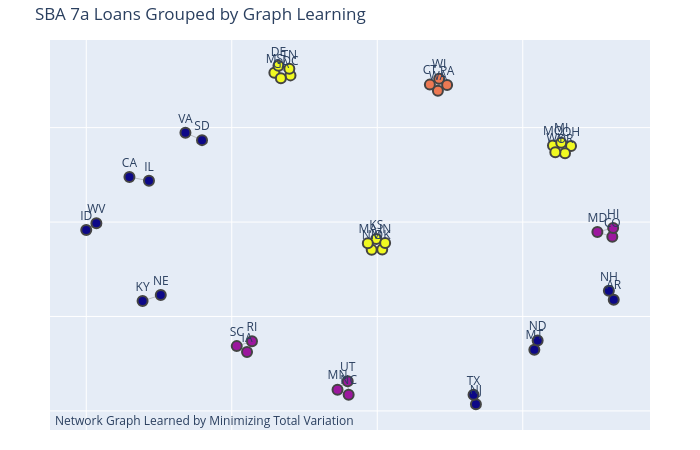

The notebook cell this image was saved under:
### Code cell
import networkx as nx
import plotly.graph_objects as go


# Get positions for the nodes using a layout algorithm (e.g., spring layout)
pos = nx.spring_layout(G)

# 2. Create Edges
# Add edges as disconnected lines in a single trace
edge_x = []
edge_y = []
for edge in G.edges():
    x0, y0 = pos[edge[0]]
    x1, y1 = pos[edge[1]]
    edge_x.append(x0)
    edge_x.append(x1)
    edge_x.append(None) # Separates lines to prevent connecting between distinct edges
    edge_y.append(y0)
    edge_y.append(y1)
    edge_y.append(None)

edge_trace = go.Scatter(
    x=edge_x, y=edge_y,
    line=dict(width=0.5, color='#888'),
    hoverinfo='none',
    mode='lines')

# 3. Create Nodes with Labels
node_x = []
node_y = []
node_labels = []
for node in G.nodes():
    x, y = pos[node]
    node_x.append(x)
    node_y.append(y)
    node_labels.append(f'{node}') # Example labels

node_trace = go.Scatter(
    x=node_x, y=node_y,
    mode='markers+text', # Add text to markers
    hoverinfo='text',
    text=node_labels, # Assign labels to text
    textposition="top center", # Position the labels
    marker=dict(
        showscale=False,
        size=10,
        color=[],
        line_width=2))

# Optional: Color nodes by degree
node_adjacencies = []
for node, adjacencies in enumerate(G.adjacency()):
    node_adjacencies.append(len(adjacencies[1]))
node_trace.marker.color = node_adjacencies

# 4. Create the Figure and set the height
fig = go.Figure(data=[edge_trace, node_trace],
                layout=go.Layout(
                    title='SBA 7a Loans Grouped by Graph Learning',
                    showlegend=False,
                    hovermode='closest',
                    margin=dict(b=20,l=50,r=50,t=40),
                    annotations=[ dict(
                        text="Network Graph Learned by Minimizing Total Variation",
                        showarrow=False,
                        xref="paper", yref="paper",
                        x=0.005, y= -0.002 ) ],
                    xaxis=dict(showgrid=True, zeroline=False, showticklabels=False),
                    yaxis=dict(showgrid=True, zeroline=False, showticklabels=False),
                    autosize=False,
                    height=450, # Set the height to approximately half a page (in px)
                    width=700 # Optional: set width as well
                )
            )

# 5. Display the figure
fig.show()

### Figure 1 — Plotly figure (JSON) as saved in the notebook; plotly's stock layout.template omitted (floating-point values rounded to 4 significant figures; data arrays with more than 128 entries replaced by an {"elided": "..."} marker saying what was removed)
{"data": [{"hoverinfo": "none", "line": {"color": "#888", "width": 0.5}, "mode": "lines", "type": "scatter", "x": {"elided": "156 float values"}, "y": {"elided": "156 float values"}}, {"hoverinfo": "text", "marker": {"color": [1, 1, 1, 1, 2, 2, 2, 1, 1, 4, 4, 4, 4, 4, 4, 4, 4, 4, 4, 2, 2, 2, 3, 3, 3, 3, 2, 2, 2, 4, 4, 4, 4, 4, 1, 1, 1, 1, 1, 1, 1, 1], "line": {"width": 2}, "showscale": false, "size": 10}, "mode": "markers+text", "text": ["NJ", "TX", "IL", "CA", "CO", "HI", "MD", "VA", "SD", "MS", "DC", "TN", "GA", "DE", "OH", "OR", "MO", "MI", "WY", "RI", "SC", "IA", "WA", "CT", "WI", "PA", "MN", "NC", "UT", "NM", "KS", "OK", "IN", "MA", "NE", "KY", "AR", "NH", "MT", "ND", "WV", "ID"], "textposition": "top center", "type": "scatter", "x": [0.339, 0.3308, -0.7844, -0.8516, 0.8078, 0.8106, 0.7564, -0.6592, -0.6022, -0.3536, -0.2981, -0.3022, -0.3312, -0.3395, 0.6659, 0.6452, 0.6038, 0.6321, 0.6118, -0.4305, -0.4828, -0.4475, 0.2084, 0.1808, 0.2127, 0.2401, -0.1365, -0.09825, -0.1015, -0.0191, -0.003461, 0.01706, 0.02708, -0.03242, -0.7439, -0.8064, 0.8127, 0.796, 0.5398, 0.5512, -0.9652, -1], "y": [-0.9647, -0.9148, 0.2186, 0.2381, -0.07833, -0.03161, -0.05236, 0.4727, 0.4337, 0.79, 0.7766, 0.8112, 0.7613, 0.8276, 0.4025, 0.3643, 0.4058, 0.4199, 0.3701, -0.6317, -0.6569, -0.6876, 0.6952, 0.7277, 0.7591, 0.7259, -0.8879, -0.914, -0.8431, -0.1464, -0.0896, -0.1455, -0.1109, -0.1125, -0.3866, -0.4178, -0.4109, -0.3644, -0.6759, -0.6276, -0.006836, -0.0425]}], "layout": {"annotations": [{"showarrow": false, "text": "Network Graph Learned by Minimizing Total Variation", "x": 0.005, "xref": "paper", "y": -0.002, "yref": "paper"}], "autosize": false, "height": 450, "hovermode": "closest", "margin": {"b": 20, "l": 50, "r": 50, "t": 40}, "showlegend": false, "title": {"text": "SBA 7a Loans Grouped by Graph Learning"}, "width": 700, "xaxis": {"showgrid": true, "showticklabels": false, "zeroline": false}, "yaxis": {"showgrid": true, "showticklabels": false, "zeroline": false}}}
